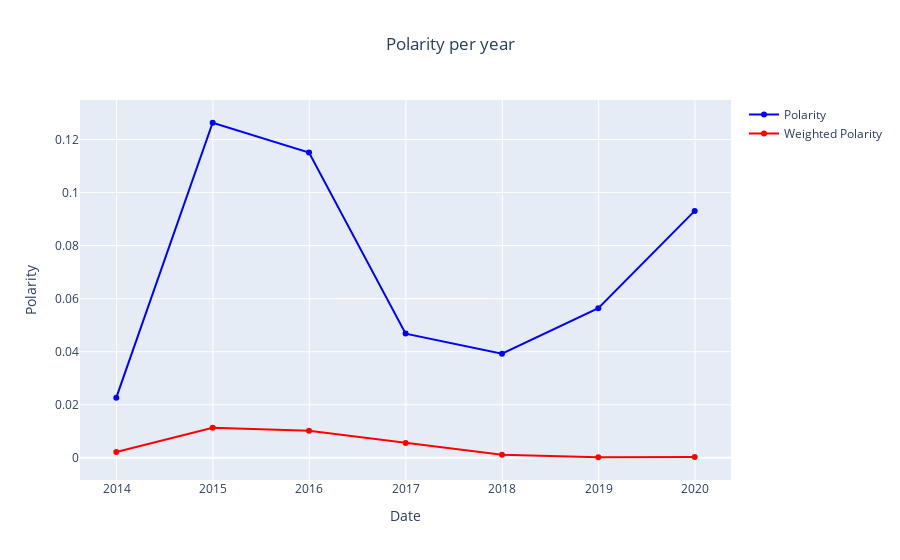

Source (notebook cell):
### Code cell
fig = go.Figure()

fig.add_trace(go.Scatter(
    x=df_per_year.timestamp,
    y=df_per_year.polarity,
    name = 'Polarity',
    marker=dict(color="blue"),
    showlegend=True
))

fig.add_trace(go.Scatter(
    x=df_per_year.timestamp,
    y=df_per_year### Tweets per month

fig = go.Figure()

fig.add_trace(go.Scatter(
    x=df_per_month.timestamp,
    y=df_per_month.tweets,
    name = 'Tweets',
    marker=dict(color="blue"),
    showlegend=True
))
fig.update_layout(
    title="Tweets per month",
    title_x=0.5,
    xaxis_title="Date",
    yaxis_title="Tweets",
)
fig.update_yaxes(type='log').weighted_polarity,
    name = 'Weighted Polarity',
    marker=dict(color="red"),
    showlegend=True
))

fig.update_layout(
    title="Polarity per year",
    title_x=0.5,
    xaxis_title="Date",
    yaxis_title="Polarity",
)

### Figure 1 — Plotly figure (JSON) as saved in the notebook; plotly's stock layout.template omitted (floating-point values rounded to 4 significant figures)
{"data": [{"marker": {"color": "blue"}, "name": "Polarity", "showlegend": true, "type": "scatter", "x": ["2013-12-31T00:00:00", "2014-12-31T00:00:00", "2015-12-31T00:00:00", "2016-12-31T00:00:00", "2017-12-31T00:00:00", "2018-12-31T00:00:00", "2019-12-31T00:00:00"], "y": [0.02267, 0.1263, 0.1151, 0.04683, 0.03927, 0.05642, 0.0931]}, {"marker": {"color": "red"}, "name": "Weighted Polarity", "showlegend": true, "type": "scatter", "x": ["2013-12-31T00:00:00", "2014-12-31T00:00:00", "2015-12-31T00:00:00", "2016-12-31T00:00:00", "2017-12-31T00:00:00", "2018-12-31T00:00:00", "2019-12-31T00:00:00"], "y": [0.002173, 0.01131, 0.01022, 0.005543, 0.001131, 0.0002109, 0.0003162]}], "layout": {"title": {"text": "Polarity per year", "x": 0.5}, "xaxis": {"title": {"text": "Date"}}, "yaxis": {"title": {"text": "Polarity"}}}}
